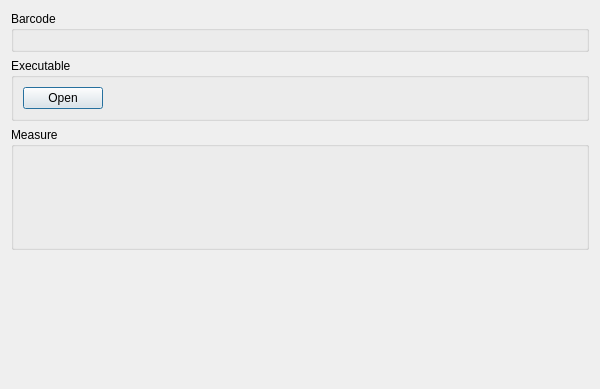
<?xml version="1.0" encoding="UTF-8"?>
<ui version="4.0">
 <class>RunnableDialog</class>
 <widget class="QDialog" name="RunnableDialog">
  <property name="geometry">
   <rect>
    <x>0</x>
    <y>0</y>
    <width>600</width>
    <height>389</height>
   </rect>
  </property>
  <property name="sizePolicy">
   <sizepolicy hsizetype="Preferred" vsizetype="Maximum">
    <horstretch>0</horstretch>
    <verstretch>0</verstretch>
   </sizepolicy>
  </property>
  <property name="windowTitle">
   <string/>
  </property>
  <layout class="QVBoxLayout" name="verticalLayout_2">
   <item>
    <widget class="QGroupBox" name="idGroupBox">
     <property name="sizePolicy">
      <sizepolicy hsizetype="Preferred" vsizetype="Maximum">
       <horstretch>0</horstretch>
       <verstretch>0</verstretch>
      </sizepolicy>
     </property>
     <property name="title">
      <string>Barcode</string>
     </property>
     <layout class="QHBoxLayout" name="horizontalLayout">
      <item>
       <widget class="BarcodeWidget" name="barcodeWidget" native="true"/>
      </item>
     </layout>
    </widget>
   </item>
   <item>
    <widget class="QGroupBox" name="pathGroupBox">
     <property name="sizePolicy">
      <sizepolicy hsizetype="Preferred" vsizetype="Maximum">
       <horstretch>0</horstretch>
       <verstretch>0</verstretch>
      </sizepolicy>
     </property>
     <property name="title">
      <string>Executable</string>
     </property>
     <layout class="QHBoxLayout" name="horizontalLayout_2">
      <item>
       <widget class="QPushButton" name="openButton">
        <property name="text">
         <string>Open</string>
        </property>
       </widget>
      </item>
      <item>
       <spacer name="horizontalSpacer_2">
        <property name="orientation">
         <enum>Qt::Horizontal</enum>
        </property>
        <property name="sizeHint" stdset="0">
         <size>
          <width>469</width>
          <height>20</height>
         </size>
        </property>
       </spacer>
      </item>
     </layout>
    </widget>
   </item>
   <item>
    <widget class="QGroupBox" name="measureGroupBox">
     <property name="title">
      <string>Measure</string>
     </property>
     <layout class="QVBoxLayout" name="verticalLayout">
      <item>
       <widget class="MeasureWidget" name="measureWidget" native="true"/>
      </item>
     </layout>
    </widget>
   </item>
   <item>
    <widget class="QStatusBar" name="statusBar">
     <property name="sizeGripEnabled">
      <bool>false</bool>
     </property>
    </widget>
   </item>
  </layout>
 </widget>
 <customwidgets>
  <customwidget>
   <class>BarcodeWidget</class>
   <extends>QWidget</extends>
   <header>widgets/BarcodeWidget.h</header>
   <container>1</container>
  </customwidget>
  <customwidget>
   <class>MeasureWidget</class>
   <extends>QWidget</extends>
   <header>widgets/MeasureWidget.h</header>
   <container>1</container>
  </customwidget>
 </customwidgets>
 <includes>
  <include location="local">widgets/BarcodeWidget.h</include>
  <include location="local">widgets/MeasureWidget.h</include>
 </includes>
 <resources/>
 <connections/>
</ui>
